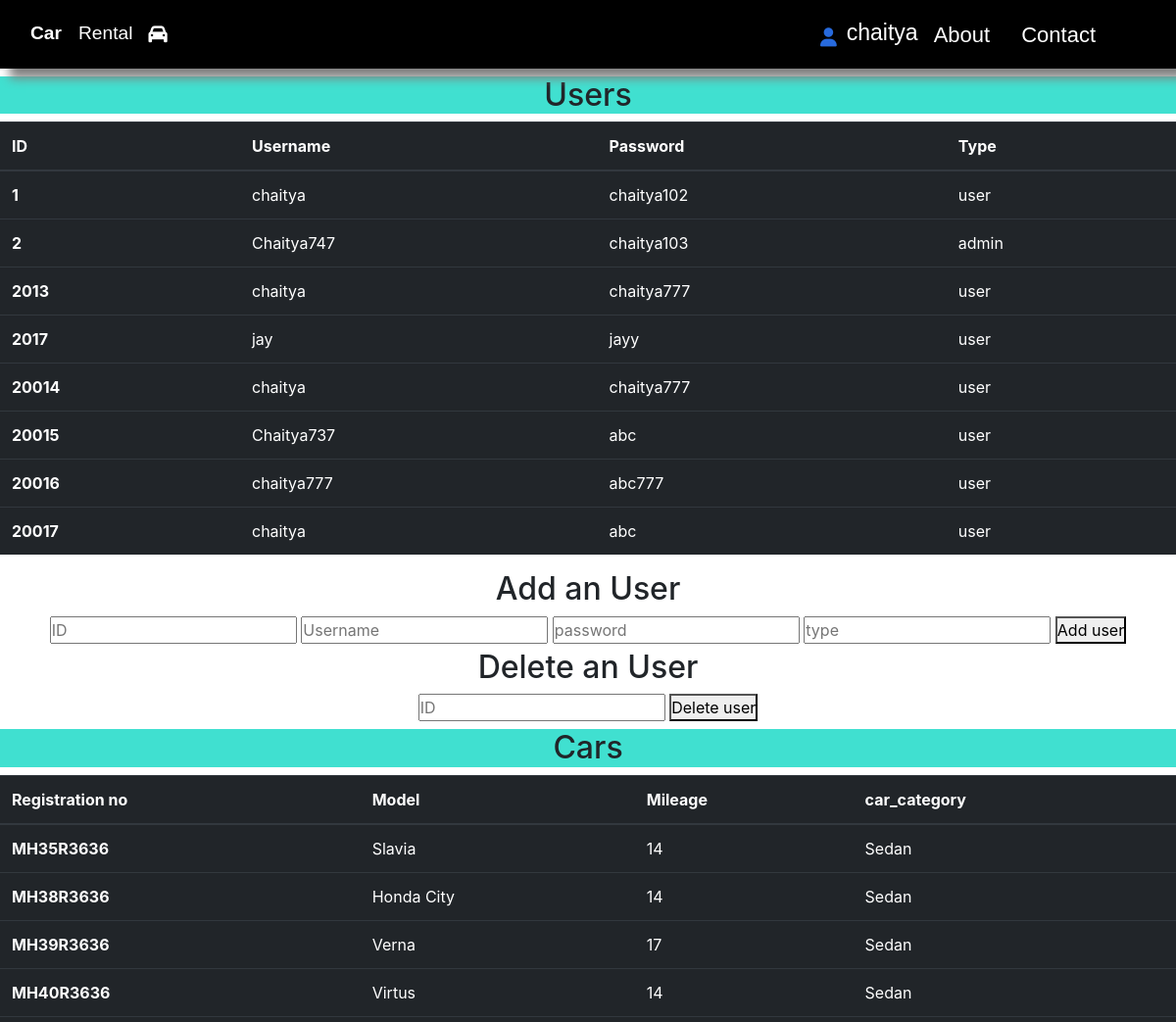
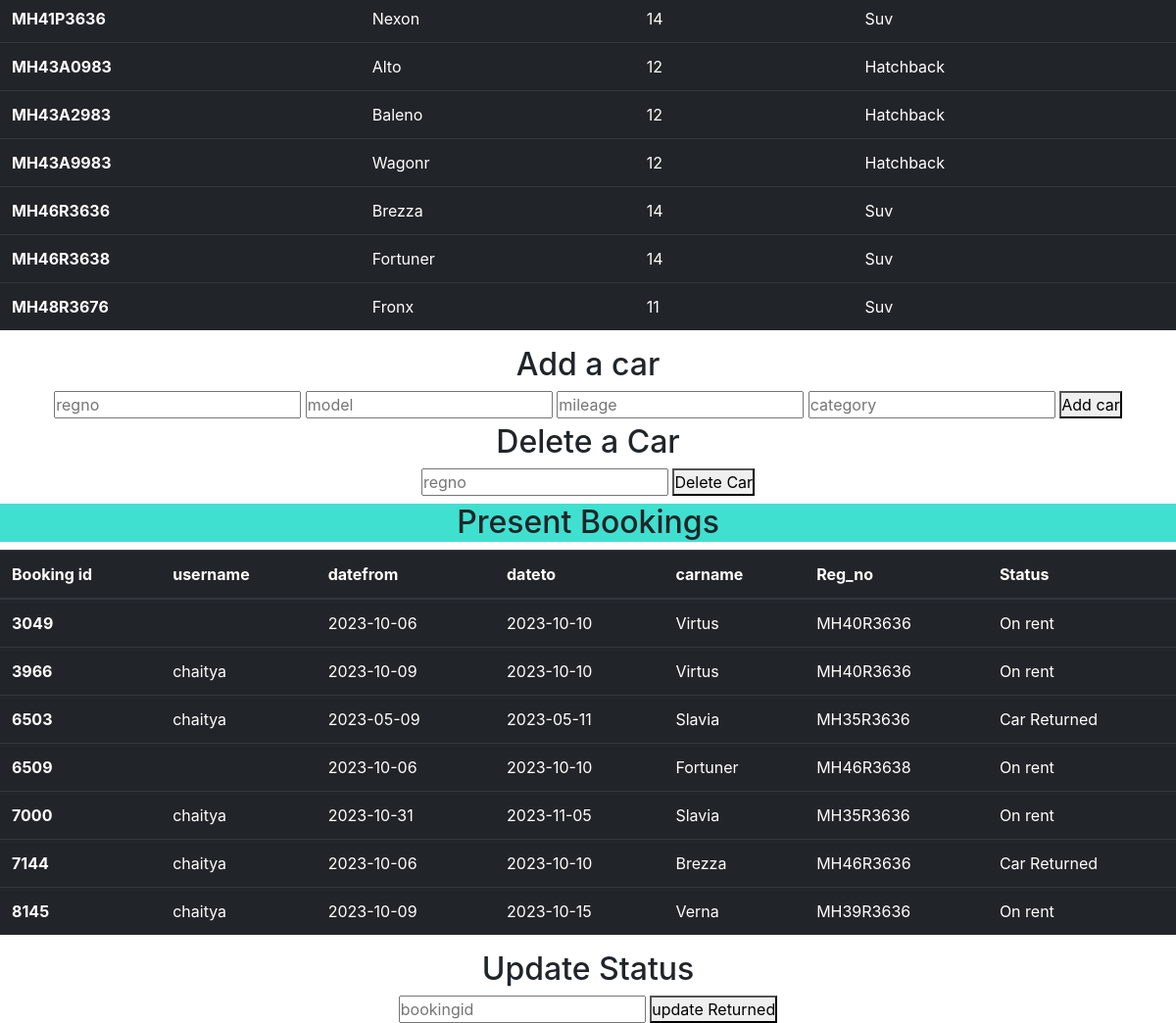
The page /adminpage.php (signed in) on the database its author committed (2 pictures, top to bottom).
### tables this page shows
CREATE TABLE `user` (
  `user_id` int(11) NOT NULL,
  `username` varchar(50) NOT NULL,
  `password` varchar(50) NOT NULL,
  `type` varchar(50) NOT NULL
);

CREATE TABLE `car_info` (
  `reg_no` varchar(50) NOT NULL,
  `model_name` varchar(50) NOT NULL,
  `mileage` int(11) NOT NULL,
  `car_category` varchar(50) NOT NULL,
  `Available_status` int(11) DEFAULT NULL
);

CREATE TABLE `booking` (
  `book_id` int(50) NOT NULL,
  `username` varchar(50) NOT NULL,
  `datefrom` date NOT NULL,
  `dateto` date NOT NULL,
  `carname` varchar(50) NOT NULL,
  `regno` varchar(50) NOT NULL,
  `carcategory` varchar(50) NOT NULL,
  `status` varchar(50) DEFAULT 'On rent'
);

### adminpage.php (the view, shortened to what this page needs)
<?php
include("connect.php");
?>
<!DOCTYPE html>
<html lang="en">
<head>
    <link rel="stylesheet" href="https://cdnjs.cloudflare.com/ajax/libs/font-awesome/6.4.0/css/all.min.css">
    <link rel="stylesheet" href="styles2.css">
    <link rel="stylesheet" href="https://cdn.jsdelivr.net/npm/bootstrap@4.1.3/dist/css/bootstrap.min.css">
</head>
<body>
<nav class="nav">
            <div class="br">
                <p id="p1">Car</p>
                <p>Rental </p>
                <i class="fa-solid fa-car logo" style="color: #ffffff;"></i>
            </div>
            <div class="navbar">
                <div class="user">
                <i class="fa-solid fa-user" style="color: #276add;"></i>
                <p class="user"><?php echo $_SESSION['userid']?></p>
                </div>
                <a href="#ABOUT">About</a>
                <a href="">Contact</a>
            </div>
</nav>
<div class="heading"><h2 class="users">Users</h2></div>
<table class="table table-dark">
  <thead>
    <tr>
      <th scope="col">ID</th>
      <th scope="col">Username</th>
      <th scope="col">Password</th>
      <th scope="col">Type</th>
    </tr>
  </thead>
  <tbody>
  <?php
     $query2="SELECT * from `user`";
     $result=mysqli_query($con,$query2);
     while($row=mysqli_fetch_assoc($result))
    {
        echo
       " <tr>
        <th scope='row'>". $row['user_id'] ."</th>
        <td>". $row['username'] ."</td>
        <td>". $row['password'] ."</td>
        <td>". $row['type'] ."</td>
      </tr>";
    }
  ?>
  </tbody>
</table>
<h2 class="users">Add an User</h2>
<div class="add">
<form action="" method="POST">
    <input type="number" required="" placeholder="ID" name="id">
    <input type="text" required="" placeholder="Username" name="username">
    <input type="passwword" required="" placeholder="password" name="pass">
    <input type="text" required="" placeholder="type" name="type">
    <button type="submit" name="submit">Add user</button>
</form>
</div>
<h2 class="users">Delete an User</h2>
<div class="add">
<form action="" method="POST">
    <input type="number" required="" placeholder="ID" name="id">
    <button type="submit" name="submit1">Delete user</button>
</form>
</div>
<div class="heading"><h2 class="users">Cars</h2></div>
<table class="table table-dark">
  <thead>
    <tr>
      <th scope="col">Registration no</th>
      <th scope="col">Model</th>
      <th scope="col">Mileage</th>
      <th scope="col">car_category</th>
    </tr>
  </thead>
  <tbody>
  <?php
     $query23="SELECT * from `car_info`";
     $result22=mysqli_query($con,$query23);
     while($row4=mysqli_fetch_assoc($result22))
    {
        echo
       " <tr>
        <th scope='row'>". $row4['reg_no'] ."</th>
        <td>". $row4['model_name'] ."</td>
        <td>". $row4['mileage'] ."</td>
        <td>". $row4['car_category'] ."</td>
      </tr>";
    }
  ?>
 </tbody>
</table>
<h2 class="users">Add a car</h2>
<div class="add">
<form action="" method="POST">
    <input type="text" required="" placeholder="regno" name="regno">
    <input type="text" required="" placeholder="model" name="model">
    <input type="text" required="" placeholder="mileage" name="mileage">
    <input type="text" required="" placeholder="category" name="category">
    <button type="submit" name="submit3">Add car</button>
</form>
</div>
  <h2 class="users">Delete a Car</h2>
<div class="add">
<form action="" method="POST">
    <input type="text" required="" placeholder="regno" name="regno">
    <button type="submit" name="submit4">Delete Car</button>
</form>
</div>
<div class="heading"><h2 class="users">Present Bookings</h2></div>
<table class="table table-dark">
  <thead>
    <tr>
      <th scope="col">Booking id</th>
      <th scope="col">username</th>
      <th scope="col">datefrom</th>
      <th scope="col">dateto</th>
      <th scope="col">carname</th>
      <th scope="col">Reg_no</th>
      <th scope="col">Status</th>
    </tr>
  </thead>
  <tbody>
  <?php
     $query23="SELECT * from `booking`";
     $result27=mysqli_query($con,$query23);
     while($row44=mysqli_fetch_assoc($result27))
    {
        echo
       " <tr>
        <th scope='row'>". $row44['book_id'] ."</th>
        <td>". $row44['username'] ."</td>
        <td>". $row44['datefrom'] ."</td>
        <td>". $row44['dateto'] ."</td>
        <td>". $row44['carname'] ."</td>
        <td>". $row44['regno'] ."</td>
        <td>". $row44['status'] ."</td>
      </tr>";
    }
  ?>
</tbody>
</table>
<h2 class="users">Update Status</h2>
<div class="add">
<form action="" method="POST">
    <input type="text" required="" placeholder="bookingid" name="bookingid">
    <button type="submit" name="submit5">update Returned</button>
</form>
</div>
</body>

### styles2.css (style rules this page uses)
* { margin:0px; padding:0px; }
.nav { font-family: Verdana, sans-serif; margin:0px; padding:0px; display:flex; justify-content: space-between; background-color:black; position:sticky; height:70px; box-shadow: 10px 10px 10px gray; margin-bottom: 14px; }
.navbar { display:flex; justify-content:center; align-items: center; position: relative; right: 50px; }
.br { display: flex; justify-content:center; align-items: center; position:relative; font-size: 1.2rem; }
.br p { padding: 8px 16px; color: white; position: relative; top:7px; }
#p1 { margin-left:15px; font-weight: bold; padding-right: 1px; position: relative; top:7px; }
.navbar a { padding:8px 16px; font-size: 22px; text-decoration: none; color:white; }
.user { display: flex; justify-content: center; align-items: center; margin-left: 10px; font-size: larger; color: white; position: relative; top:3px; }
.users { text-align: center; margin-top: 5px; }
.add { display: flex; justify-content: center; align-items: center; }
.heading { background-color: turquoise; margin-top: 8px; }

### rows shown on the page
user: user_id "1", username "chaitya", password "chaitya102", type "user"
user: user_id "2", username "Chaitya747", password "chaitya103", type "admin"
user: user_id "2013", username "chaitya", password "chaitya777", type "user"
user: user_id "2017", username "jay", password "jayy", type "user"
user: user_id "20014", username "chaitya", password "chaitya777", type "user"
user: user_id "20015", username "Chaitya737", password "abc", type "user"
user: user_id "20016", username "chaitya777", password "abc777", type "user"
user: user_id "20017", username "chaitya", password "abc", type "user"
car_info: reg_no "MH35R3636", model_name "Slavia", mileage "14", car_category "Sedan"
car_info: reg_no "MH38R3636", model_name "Honda City", mileage "14", car_category "Sedan"
car_info: reg_no "MH39R3636", model_name "Verna", mileage "17", car_category "Sedan"
car_info: reg_no "MH40R3636", model_name "Virtus", mileage "14", car_category "Sedan"
car_info: reg_no "MH41P3636", model_name "Nexon", mileage "14", car_category "Suv"
car_info: reg_no "MH43A0983", model_name "Alto", mileage "12", car_category "Hatchback"
car_info: reg_no "MH43A2983", model_name "Baleno", mileage "12", car_category "Hatchback"
car_info: reg_no "MH43A9983", model_name "Wagonr", mileage "12", car_category "Hatchback"
car_info: reg_no "MH46R3636", model_name "Brezza", mileage "14", car_category "Suv"
car_info: reg_no "MH46R3638", model_name "Fortuner", mileage "14", car_category "Suv"
car_info: reg_no "MH48R3676", model_name "Fronx", mileage "11", car_category "Suv"
booking: book "3049", datefrom "2023-10-06", dateto "2023-10-10", carname "Virtus", regno "MH40R3636", status "On rent"
booking: book "3966", username "chaitya", datefrom "2023-10-09", dateto "2023-10-10", carname "Virtus", regno "MH40R3636", status "On rent"
booking: book "6503", username "chaitya", datefrom "2023-05-09", dateto "2023-05-11", carname "Slavia", regno "MH35R3636", status "Car Returned"
booking: book "6509", datefrom "2023-10-06", dateto "2023-10-10", carname "Fortuner", regno "MH46R3638", status "On rent"
booking: book "7000", username "chaitya", datefrom "2023-10-31", dateto "2023-11-05", carname "Slavia", regno "MH35R3636", status "On rent"
booking: book "7144", username "chaitya", datefrom "2023-10-06", dateto "2023-10-10", carname "Brezza", regno "MH46R3636", status "Car Returned"
booking: book "8145", username "chaitya", datefrom "2023-10-09", dateto "2023-10-15", carname "Verna", regno "MH39R3636", status "On rent"

### other values the page prints
$_SESSION['userid'] "chaitya"
